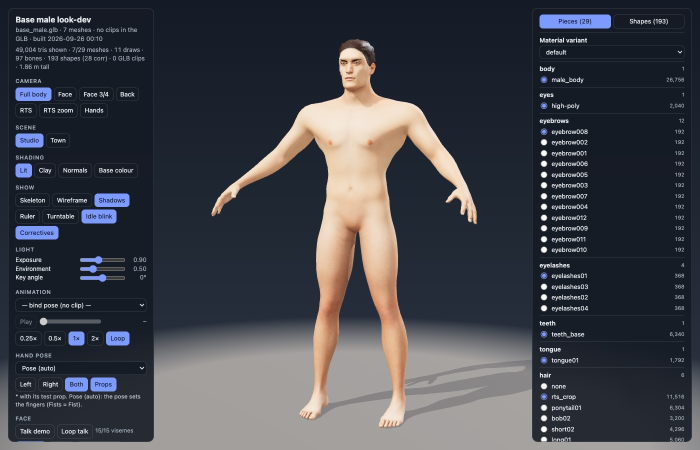
#> input picture images/base_male_lookdev.jpg, 1400 x 900 px, given in place of base_female.jpg.png, which was not available (shown at 1/2 size)
$ python viewer_compare_sheet.py ../../images/base_male_lookdev.jpg ../../images/base_female.jpg
#> lines starting #> are read from the running program, lines starting #| are printed output that depends on the picture
"""Side-by-side sheet of the viewer deformation shots (scripts/viewer_deform_shots.sh):
python3 scripts/viewer_compare_sheet.py <kind> [tags]  -> renders/viewer/viewer_<kind>_compare.png
tags default: before,weightsonly,after (baseline GLB | new weights, correctives off | new weights + correctives)."""
import sys, os
from PIL import Image, ImageDraw, ImageFont
D = os.path.join(os.path.dirname(os.path.dirname(os.path.abspath(__file__))), "renders", "viewer")
k = sys.argv[1]
tags = (sys.argv[2] if len(sys.argv) > 2 else "before,weightsonly,after").split(",")
views = ["armsup_back", "armsup_front", "armsup_neck", "squat_below", "squat_back"]
try:
    font = ImageFont.truetype("/System/Library/Fonts/Supplemental/Arial.ttf", 18)
except Exception:
    font = ImageFont.load_default()
T = 360
S = Image.new("RGB", (len(tags) * T, len(views) * (T + 24) + 30), (22, 22, 26)); d = ImageDraw.Draw(S)
d.text((6, 6), "%s viewer (three.js): %s" % (k, " | ".join(tags)), fill=(240, 240, 240), font=font)
for r, v in enumerate(views):
    for c, t in enumerate(tags):
        S.paste(Image.open(os.path.join(D, "viewer_%s_%s_%s.png" % (k, v, t))).convert("RGB").resize((T, T)), (c * T, 30 + r * (T + 24) + 22))
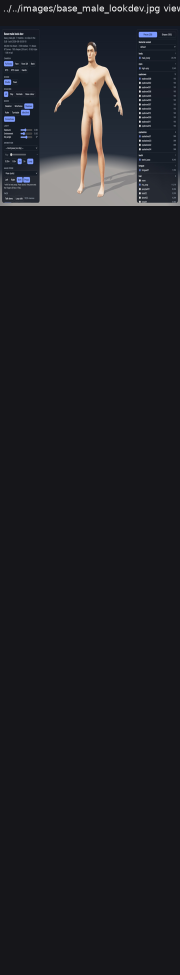
#> S: PIL image 360x1950 RGB (shown at 1/2 size); mean R, G, B 30.5, 30.9, 35.4
    d.text((6, 30 + r * (T + 24) + 2), v, fill=(200, 200, 120), font=font)
#> pass 2 of the loop `for r, v in enumerate(views):`:
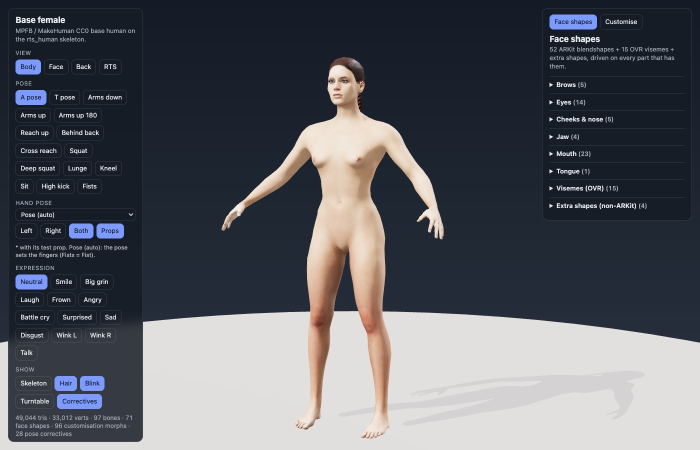
#> input picture images/base_female.jpg, 1400 x 900 px, given in place of base_female.jpg.png, which was not available (shown at 1/2 size)
#> `S.paste(Image.open(os.path.join(D, "viewer_%s_%s_%s.png" % (k, v, t)))..`:
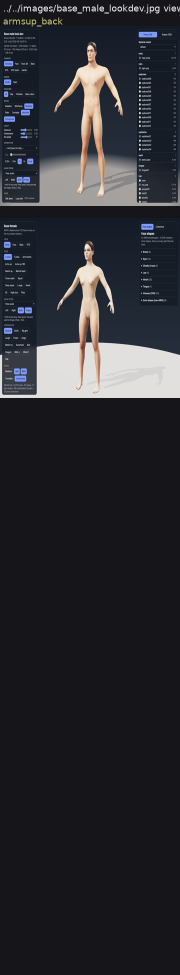
#> S: PIL image 360x1950 RGB (shown at 1/2 size); mean R, G, B 42.8, 43.7, 48.8
#> (the run stopped early here; a loop or call above may not have finished)
